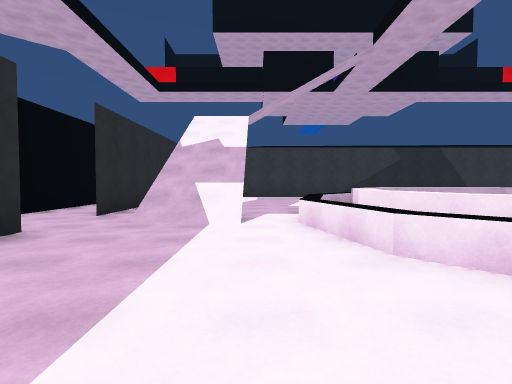
view 1 (above)

21 first-person views from a walk through a scene from a Unity 3-D project. The camera is 1.4 m above the floor, tilts 2° down and sees 85° across. The floor is counted in squares, 2 m on a side. Each view is taken from the middle of a square. On the plan, view 1 faces up. The plan holds only what a view shows up to about 9 squares ahead; the rest is blank. The place goes on beyond the plan. The player is left out.

view 2
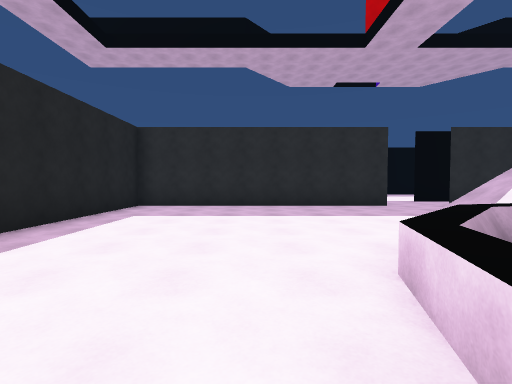

view 3
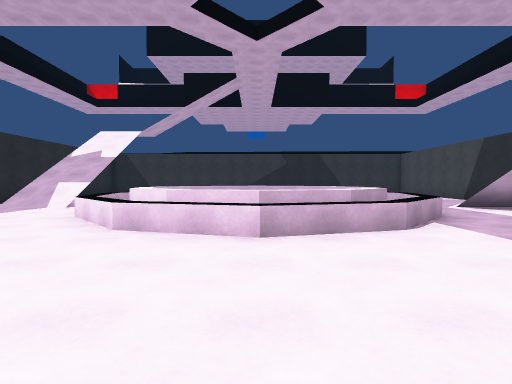

view 4
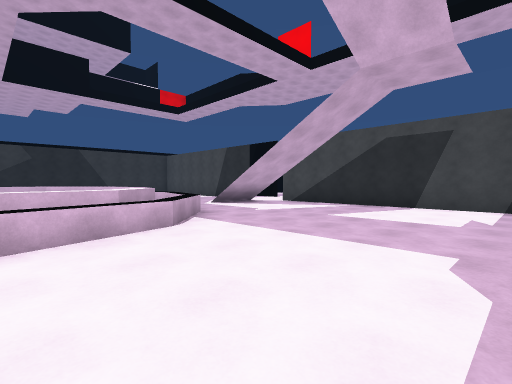

view 5
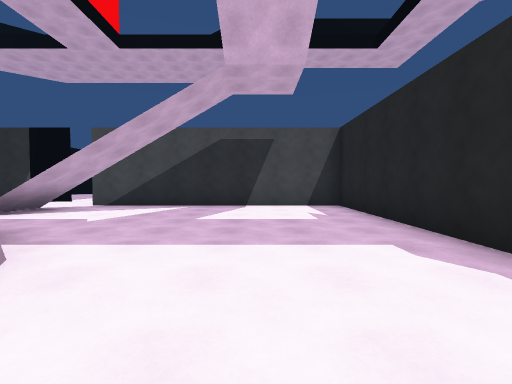

view 6
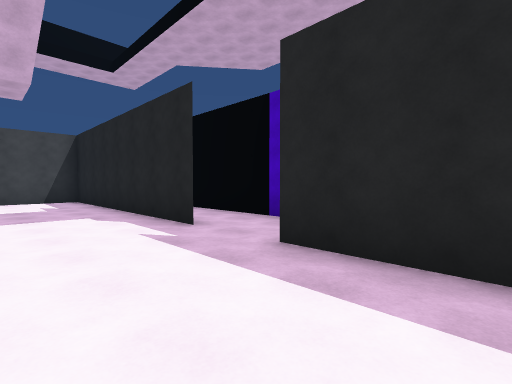

view 7
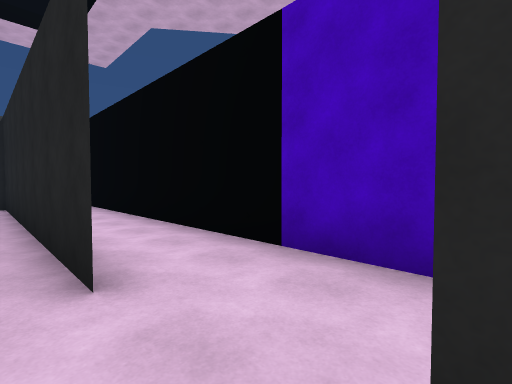

view 8
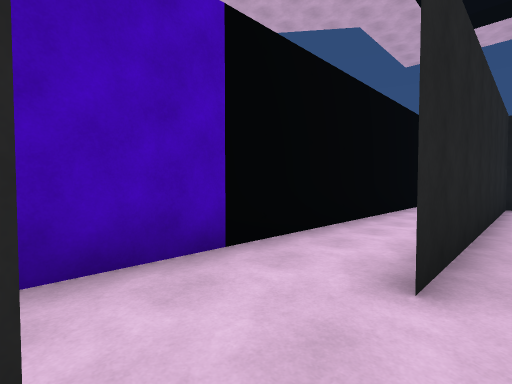

view 9
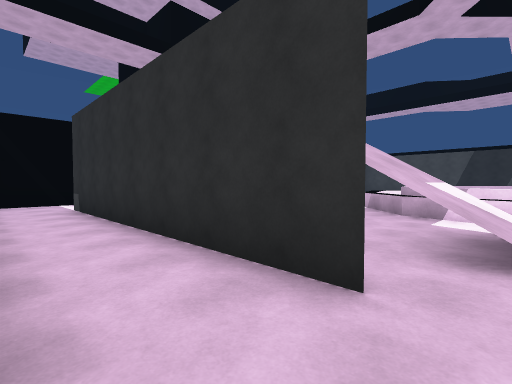

view 10
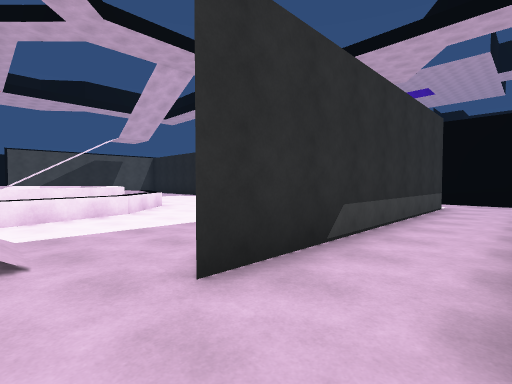

view 11
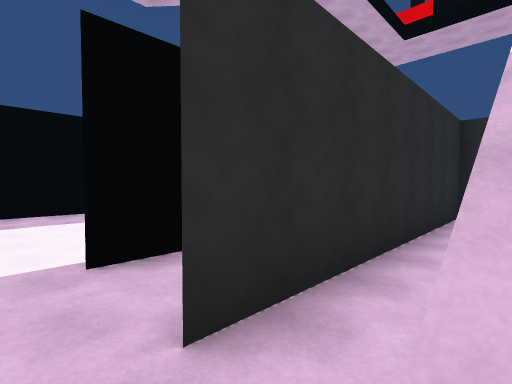

view 12
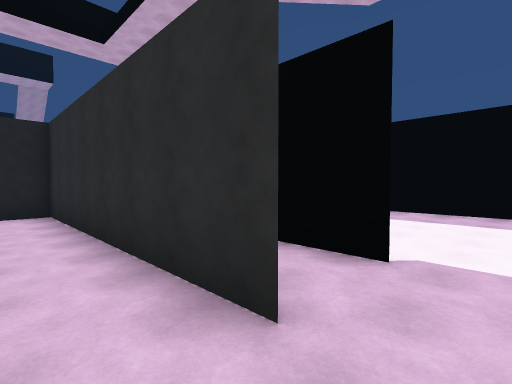

view 13
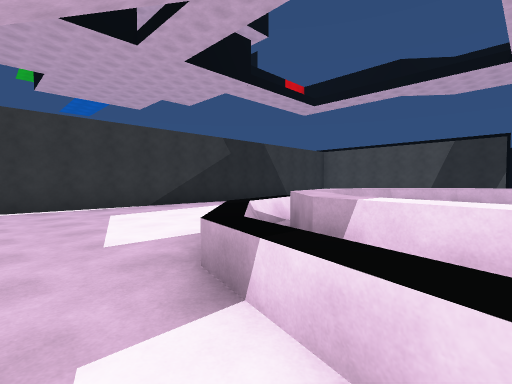

view 14
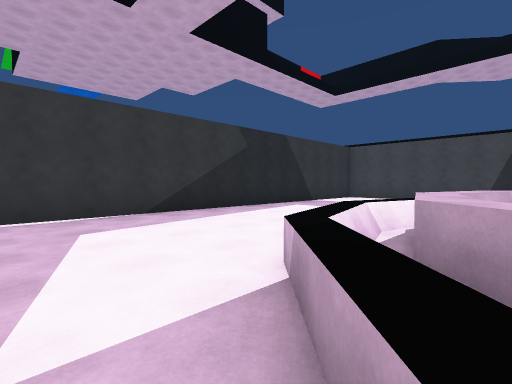

view 15
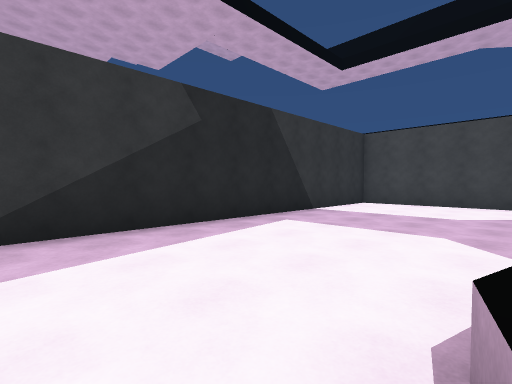

view 16
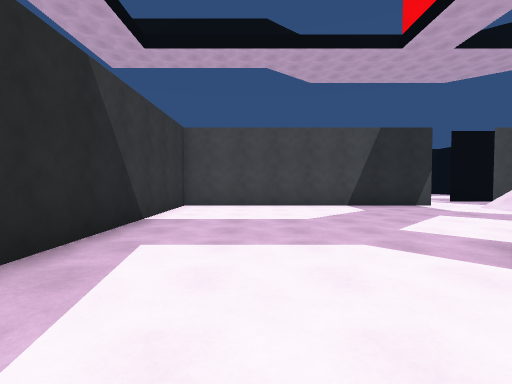

view 17
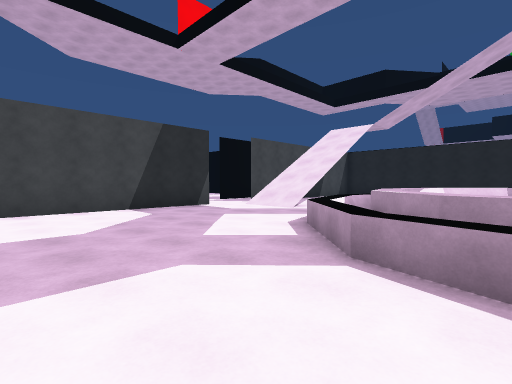

view 18
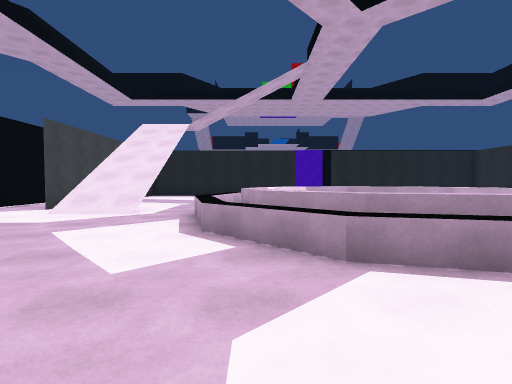

view 19
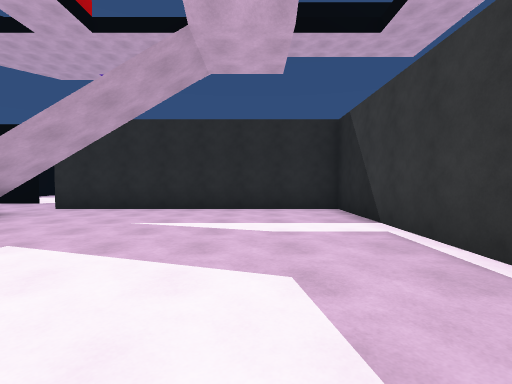

view 20
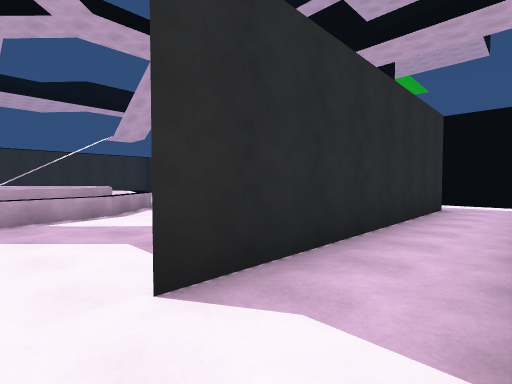

view 21
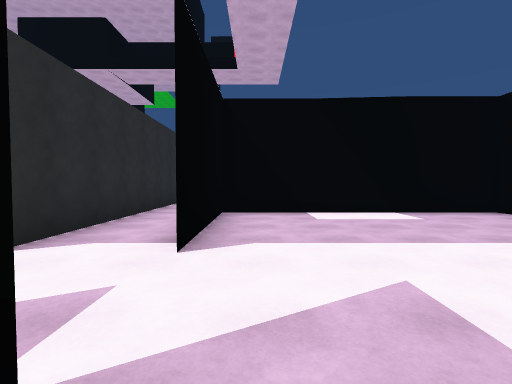

### Floor plan
Key: @ floor where view 1 was taken; # wall or solid block; x gap in a wall; . floor; / step, stairs or slope; = window, fence, low wall or low ledge; ^ raised ledge.
Columns run from 10 left of view 1 to 21 right of it. Each row starts with its distance up from view 1.
 15        #
 14      ...               ...
 13      ..#################..
 12      ..#...............#..
 11      ..#...............#..
 10       .#...............#..
  9       .#.......==......#.  .....
  8       .#.....^=##^.....#. ......
  7 ..   #.#x ..^^###^^....#. .....
  6 ..... .#//.^##   ##^...#. ....
  5 ........///=#     #=.//......
  4 ...........=#     #=.///....
  3 .... #.#....^#   #^^.  #.#.
  2       .#....^^###^^....# #
  1       .#.....^===^.....#
  0       .#..@............#
 -1      ..#...............#
 -2      ..#...............#
 -3      ..#...............#
 -4      ..########.########
 -5       .................
 -6        #      ###

Positions as (right, up) in squares from view 1, and headings:
1: (0, 0), facing up
2: (5, 0), facing left
3: (5, -3), facing up
4: (5, -3), facing up-right
5: (5, -1), facing right
6: (2, -1), facing down-right
7: (4, -3), facing down-right
8: (6, -3), facing down-left
9: (-5, 5), facing up-right
10: (-5, 5), facing down-right
11: (-2, 5), facing up-left
12: (-2, 5), facing down-left
13: (0, 5), facing up-right
14: (1, 7), facing up-right
15: (4, 9), facing up-right
16: (5, 11), facing right
17: (6, 11), facing down-right
18: (8, 11), facing down
19: (4, 11), facing left
20: (15, 5), facing up-left
21: (16, 3), facing up
